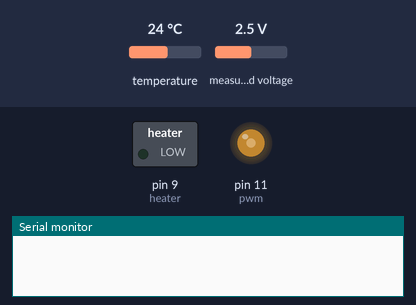
A sketch run on a simulated Arduino Uno, built with avr-gcc and run on an emulated ATmega328P. Parts: switched loads named in the sketch (green lamp = pin HIGH), output pins drawn as LEDs (lit = HIGH), the last lines printed to the serial monitor. The test bench sets the inputs (shaded band); at power-on: temperature 24 °C, measured voltage 2.5 V.

Above: at 2.3 s.
2.4 s: temperature set to 36.2 °C
9.2 s: temperature set to 37.8 °C
At 11.9 s:
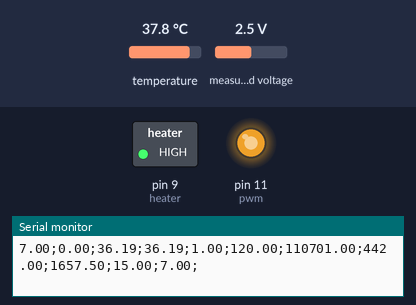
12.3 s: temperature set to 35.8 °C
15.0 s: temperature set to 34.4 °C
At 17.4 s:
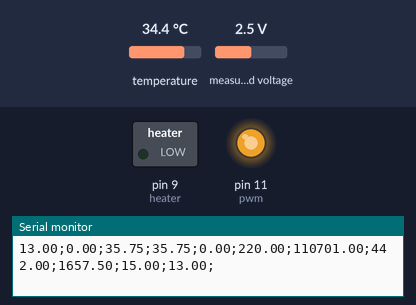
18.4 s: temperature set to 41 °C
At 24.1 s:
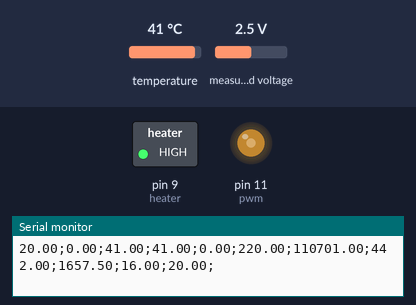
24.6 s: temperature set to 12 °C
At 27.0 s:
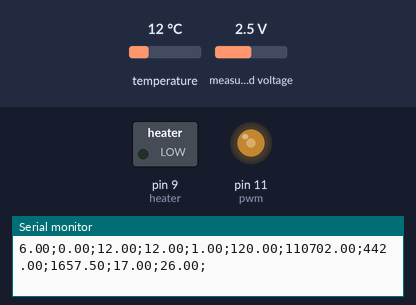
Timing chart, 0 to 28.5 s (numbered marks = the images above; inputs shaded):
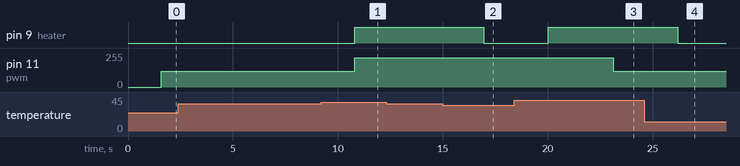

Measured:
- the behaviour switches between 36.9 and 37 °C on temperature (found by bisection; images 0 and 1)
- the behaviour switches between 35 and 34.9 °C on temperature (found by bisection; images 1 and 2)
- after the input at 9.2 s, pin 9 (heater): LOW → HIGH after 1.6 s
- after the input at 15.0 s, pin 9 (heater): HIGH → LOW after 2.0 s
- after the input at 18.4 s, pin 9 (heater): LOW → HIGH after 1.6 s
- after the input at 24.6 s, pin 9 (heater): HIGH → LOW after 1.6 s

The sketch:

sketch_TestFarm1_Arduino.ino
```cpp
/*
   Pin configuration
   Pump (PWM)                   D11
   Relay_Heater                 D9
   Pressure Sensor Inlet        A2 of ADC1115
   Pressure Sensor Outlet       A3 of ADC1115
   Temperature Sensor           D2
   ADCBoard 1115 SDA            A4
   ADCBoard 1115 SCL            A5
*/

#include <Adafruit_ADS1X15.h>                        // library for ads1115
#include <OneWire.h>
#include <DallasTemperature.h>

// Data wire is plugged into port 2 on the Arduino
#define ONE_WIRE_BUS 2
// Number of expected temperature sensors
#define EXPECTED_NUMBER_OF_DEVICES 2

OneWire oneWire(ONE_WIRE_BUS);
DallasTemperature sensors(&oneWire);
Adafruit_ADS1115 ads;

char dataString[] = {0};                             // used to save data and print them as a string
float result [11];                                   // Used to save values of data logging
bool Logged = false;                                 // Makes sure that the logging happens only once during pulse
bool too_Hot = false;                                // Makes sure that water temperature remains under 45 degrees
bool p_cycled = true;                                // Counts how many pressure cycles
bool t_cycled = true;                                // Counts how many temperature cycles
bool t_counted = false;                              // Checks if temperature cycle already counted
bool cooling = false;
/*
bool day = true;
bool night = false;
bool first = true;
*/

// Pins
const int pwm = 11;                                   // Used for the pump
const int heater = 9;                                 // Used for the heater
// Temperature max and temperature min
const int T_Max = 37;                                 // Max Temperature of water bath
const int T_Min = 35;                                 // Min Temperature of water bath
// Pressures depending on the pwm signals
const int pwm1 = 120;                              // PWM which gives pressure min
const int pwm2 = 220;                              // PWM which gives pressure max
// Duration of each cycle
const int Log_Duration = 5000;                        // 5 second logging duration for low pulse period
unsigned long Pump_Start = 0;                         // Delay start of normal pump
// Number of cycles
long int p_cycle_count = 110700;
long int t_cycle_count = 14;
// Counting for heater shut off (MUST BE ADJUSTED, define in minutes)
/*
long int initial_time = 10 * 60;
*/

// Struct for logging after certain time
struct t {
    unsigned long tStart;
    unsigned long tTimeout;
};

t Log_Start = {0, Log_Duration};                      // Creates struct for logging once every 5 seconds during regular flow
t tsensorcheck = {0, 60000};
/*
t day_timer = {0, 28800000};
t night_timer = {0, 57600000};
t initial_timer = {0, 10000};
*/

int numberOfDevices; // Number of temperature devices found
bool sensorMissing = 0; // Errorflag to give a warning if not all expected sensors are connected.
int SerialNumbersOfDevices[EXPECTED_NUMBER_OF_DEVICES];

struct TempSensor {
  uint8_t deviceAddress[16];
  String serialNumber;
  String location;
  float tempValue;
  bool found;
};

struct TempSensor myTempSensors[EXPECTED_NUMBER_OF_DEVICES];
DeviceAddress tempDeviceAddress;

void setup() {
  // put your setup code here, to run once:
  Serial.begin(9600);                                 // Starting Serial Communication
  pinMode(pwm, OUTPUT);                               // Pump pin behaving as output. It works through a PWM signal
  pinMode(heater, OUTPUT);                            // Heater pin behaving as output. It works as on/off through a relay
  ads.setGain(GAIN_TWOTHIRDS);                        // 2/3x gain +/- 6.144V  1 bit = 0.1875mV (default)
  ads.begin();
  sensors.begin();
  digitalWrite(heater, LOW);                         // Initially keeping heater off
  result[5] = 1;
  // Start of delay
  unsigned long Pump_Start = millis();                // Delay start of normal pump, delay of 590 seconds
  numberOfDevices = sensors.getDeviceCount();
  for (int i = 0; i < EXPECTED_NUMBER_OF_DEVICES; i++) {

    // Search the wire for address
    if (sensors.getAddress(tempDeviceAddress, i)) {

      for (int g = 0; g < 8; g++) { // Das Array ist 8 chars lang
        myTempSensors[i].deviceAddress[g] = tempDeviceAddress[g];
      }

      myTempSensors[i].serialNumber = returnAddressAsString(myTempSensors[i].deviceAddress);

      /*
       * ENTER SERIAL CODES AND ACCORDING LOCATIONS (PSEUDO DATABASE)
       */
        if (myTempSensors[i].serialNumber == "28f4b476e0013c5f") {myTempSensors[i].location = "a1_pos_out_temp";}
        else if (myTempSensors[i].serialNumber == "28ea0876e0013c79") {myTempSensors[i].location = "a1_neg_out_temp";}
        else if (myTempSensors[i].serialNumber == "28a6d176e0013cdc") {myTempSensors[i].location = "a2_pos_out_temp";}
        else if (myTempSensors[i].serialNumber == "2891a276e0013c97") {myTempSensors[i].location = "a2_neg_out_temp";}

        else if (myTempSensors[i].serialNumber == "28c8a6280d0000f3") {myTempSensors[i].location = "a2_neg_out_temp";}
        else if (myTempSensors[i].serialNumber == "283820290d000059") {myTempSensors[i].location = "a2_neg_out_temp";}
        else if (myTempSensors[i].serialNumber == "28b3c0280d00001e") {myTempSensors[i].location = "a2_neg_out_temp";}
        else {
          myTempSensors[i].location = "unknwn";
        }
    }
    myTempSensors[i].found = sensors.getAddress(tempDeviceAddress, i); // is 1 if the device is found/connected. 0 if not.
  }
}

void loop() {
  // put your main code here, to run repeatedly:
  // Reads pressure sensor
  int16_t adc2;                                     // Used for reading the analogue pressure sensor through ADS1115
  float volts2;                                   // Used for reading the analogue pressure sensor through ADS1115
  float Pressure2;                             // Used for finding pressure from voltage
  adc2 = ads.readADC_SingleEnded(2);                      // Finds analogue value of inlet pressure sensor
  volts2 = ads.computeVolts(adc2);                        // Finds digital value of pressure sensor
  Pressure2 = 0.3 * volts2;                               // Finds pressure (in bar) because each volt is 0,3bar

  // Reads temperature sensors
  sensors.requestTemperatures();
  float E_Temp = myTempSensors[0].tempValue = sensors.getTempC(myTempSensors[0].deviceAddress);                    // Reads the temperature sensor, for water
  sensors.requestTemperatures();
  float W_Temp = myTempSensors[1].tempValue = sensors.getTempC(myTempSensors[1].deviceAddress);                   // Reads the temperature sensor, for water

  // Left Hand Side For if condition simplification conditions of pump and heater
  unsigned long time_Pump = millis() - Pump_Start;        // Delay start of pulse, delay of 10 seconds

  // Controlling pump pressure!!!
  // Applies pressure min for 10 seconds
  if (time_Pump <= 10000) {
    analogWrite(pwm, pwm1);
    result[5] = pwm1;
    if (p_cycled == true){
      p_cycle_count = p_cycle_count + 1;
      p_cycled = false;
    }
  }
  // Applies pressure max for 10 seconds
  else if ((time_Pump > 10000) && (time_Pump <= 20000)) {
    analogWrite(pwm, pwm2);
    result[5] = pwm2;
  }
  // Resets time
  else if(time_Pump > 20000){
    p_cycled = true;
    Pump_Start += time_Pump;                              // resets time
  }

  // Controlling water bath temperature!!!
  /*
  if((initial_time < (17 * 60)) && (first == true)){
    day = true;
    initial_timer -> tTimeout = (17 * 60 * 60 * 1000) - (initial_time * 60 * 1000);
  }
  else{
    day = false;
    first = false;
  }

  if(tCheck(&initial_timer) && (first == true)){
    first = false;
    day = false;
  }

  if(day == true){
    if(tCheck(&day_timer)){
      tRun(&night_timer);
    }
  }
  */

  // If temperature sensors disconnects
  if((E_Temp == -127) || (W_Temp == -127)){
    W_Temp = 41.0;
    result[4] = -127;
  }

  // Safety, to make sure water temperature remains under 40 degrees
  if (W_Temp >= (T_Max + 3)){
    too_Hot = true;
    digitalWrite(heater, HIGH);        // Turns off heater
    result[4] = 0;
  }
  else if (W_Temp <= (T_Max + 1)){
    too_Hot = false;
  }

  // Maintains temperature of electrolyte between T_Max and T_Min
  if (E_Temp >= T_Max){
    digitalWrite(heater, HIGH);        // Turns off heater, when electrolyte temperature is more than 37
    result[4] = 0;
    t_counted = false;
    cooling = true;
  }
  else if ((E_Temp <= T_Max) && (E_Temp >= T_Min) && (cooling == false) && (too_Hot == false)){
    digitalWrite(heater, LOW);        // Turns on heater
    result[4] = 1;
  }
  if ((E_Temp < T_Min) && (too_Hot == false)){
    digitalWrite(heater, LOW);        // Turns on heater
    result[4] = 1;
    cooling = false;
    if (t_counted == false){
      t_cycle_count = t_cycle_count + 1;
      t_counted = true;
    }
  }

  // Data logging into Raspberry Pi in CSV
  if (tCheck(&Log_Start)) {
    // Data logging into Raspberry Pi in Excel
    result[0] = time_Pump / 1000;                           // Logs time position of pressure with regards to profile
    result[1] = Pressure2;                                  // Logs Pressure
    result[2] = W_Temp;                                     // Logs Water Temperature
    result[3] = E_Temp;                                     // Where to put second sensor?
    result[6] = p_cycle_count;                              // Temperature cycle count
    result[7] = p_cycle_count/250;
    result[8] = (p_cycle_count/250) * 3.75;
    result[9] = t_cycle_count;                             // Pressure cycle count
    result[10] = millis()/1000;
    Serial.print(result[0]); Serial.print(";"); Serial.print(result[1]); Serial.print(";"); Serial.print(result[2]); Serial.print(";");
    Serial.print(result[3]); Serial.print(";"); Serial.print(result[4]); Serial.print(";"); Serial.print(result[5]); Serial.print(";");
    Serial.print(result[6]); Serial.print(";"); Serial.print(result[7]); Serial.print(";"); Serial.print(result[8]); Serial.print(";");
    Serial.print(result[9]); Serial.print(";"); Serial.print(result[10]); Serial.println(";");
    tRun(&Log_Start);
  }

  // Reads temperature sensors
  sensors.requestTemperatures();
  E_Temp = myTempSensors[0].tempValue = sensors.getTempC(myTempSensors[0].deviceAddress);                    // Reads the temperature sensor, for water
  sensors.requestTemperatures();
  W_Temp = myTempSensors[1].tempValue = sensors.getTempC(myTempSensors[1].deviceAddress);

  adc2 = ads.readADC_SingleEnded(2);                      // Finds analogue value of inlet pressure sensor
  volts2 = ads.computeVolts(adc2);                        // Finds digital value of pressure sensor
  Pressure2 = 0.3 * volts2;                                // Finds pressure (in bar) because each volt is 0,4bar

  // safety in case something went wrong, 3 minute buffer
  if (((millis() > 300000) && (Pressure2 < 0.1)) || ((millis() > 300000) && E_Temp > 42) || ((millis() > 300000) && W_Temp > 45)){
    delay(1000);
    result[0] = time_Pump / 1000;                           // Logs time position of pressure with regards to profile
    result[1] = Pressure2;                                  // Logs Pressure
    result[2] = W_Temp;                                     // Logs Water Temperature
    result[3] = E_Temp;                                     // Where to put second sensor?
    result[6] = p_cycle_count;                              // Temperature cycle count
    result[7] = p_cycle_count/250;
    result[8] = (p_cycle_count/250) * 3.75;
    result[9] = t_cycle_count;                             // Pressure cycle count
    result[10] = millis()/1000;
    Serial.print(result[0]); Serial.print(";"); Serial.print(result[1]); Serial.print(";"); Serial.print(result[2]); Serial.print(";");
    Serial.print(result[3]); Serial.print(";"); Serial.print(result[4]); Serial.print(";"); Serial.print(result[5]); Serial.print(";");
    Serial.print(result[6]); Serial.print(";"); Serial.print(result[7]); Serial.print(";"); Serial.print(result[8]); Serial.print(";");
    Serial.print(result[9]); Serial.print(";"); Serial.print(result[10]); Serial.println(";");

    if(Pressure2 < 0.1){
      delay(1000);
      Serial.println("Pressure too low!! Shutting down TestFarm1!!");
      analogWrite(pwm, 0);
      digitalWrite(heater, HIGH);
    }

    if(E_Temp > 42){
      delay(1000);
      Serial.println("Electrolyte Temperature too high!! Shutting down TestFarm1!!");
      analogWrite(pwm, 0);
      digitalWrite(heater, HIGH);
    }

    if(W_Temp > 45){
      delay(1000);
      Serial.println("Water Temperature too high!! Shutting down TestFarm1!!");
      analogWrite(pwm, 0);
      digitalWrite(heater, HIGH);
    }
    delay(1000);
    while(1) {};
  }
}

// Functions for calling recording every certain time interval
bool tCheck (struct t *t ) {
    if (millis() > t->tStart + t->tTimeout) return true;
    else return false;
}

void tRun (struct t *t) {
    t->tStart = millis();
}

String returnAddressAsString(DeviceAddress deviceAddress) {
  String completeDeviceAddress;
  for (uint8_t i = 0; i < 8; i++) {
    if (deviceAddress[i] < 16) {
      completeDeviceAddress += String(0, HEX);
    }
    completeDeviceAddress += String(deviceAddress[i], HEX);
  }
  return completeDeviceAddress;
}
```
